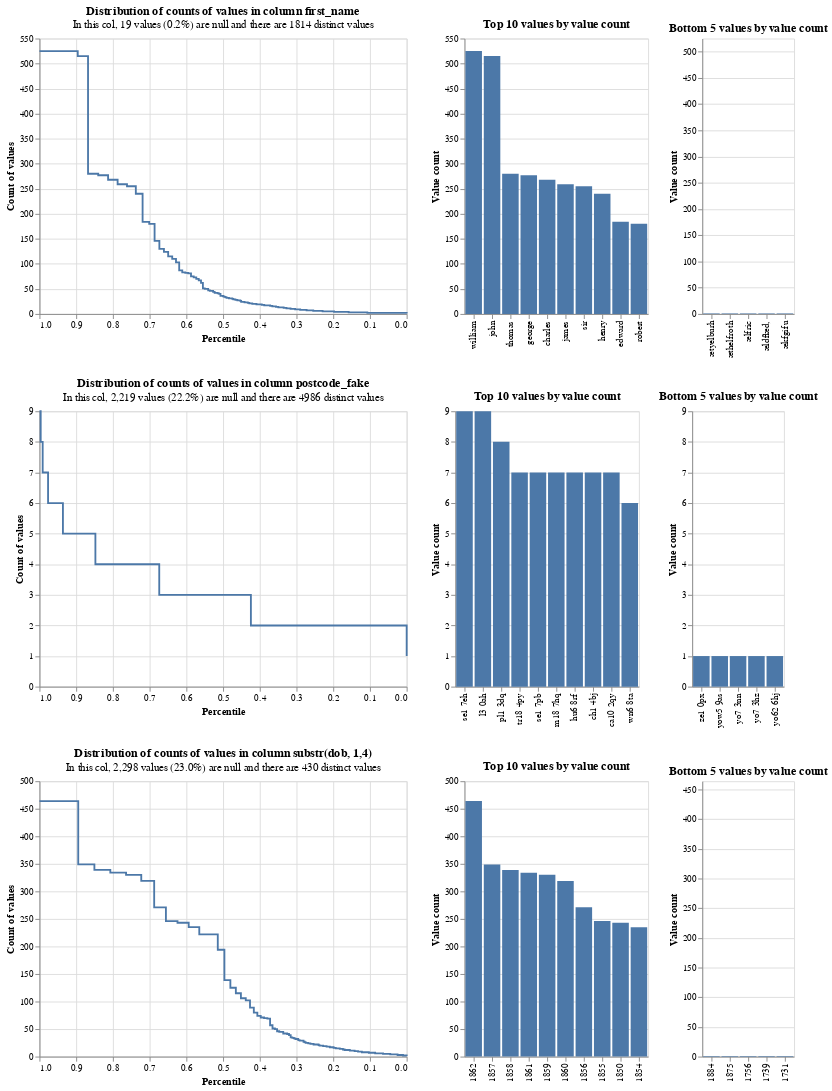

Notebook code for this chart:
### Code cell
# Simple settings dictionary will be used for exploratory analysis
settings = {
    "link_type": "dedupe_only",
    "blocking_rules_to_generate_predictions": [
        "l.first_name = r.first_name and l.surname = r.surname",
        "l.surname = r.surname and l.dob = r.dob",
        "l.first_name = r.first_name and l.dob = r.dob",
        "l.postcode_fake = r.postcode_fake and l.first_name = r.first_name",
    ],
}
linker = SQLiteLinker(df, settings)

linker.profile_columns(
    ["first_name", "postcode_fake", "substr(dob, 1,4)"], top_n=10, bottom_n=5
)
